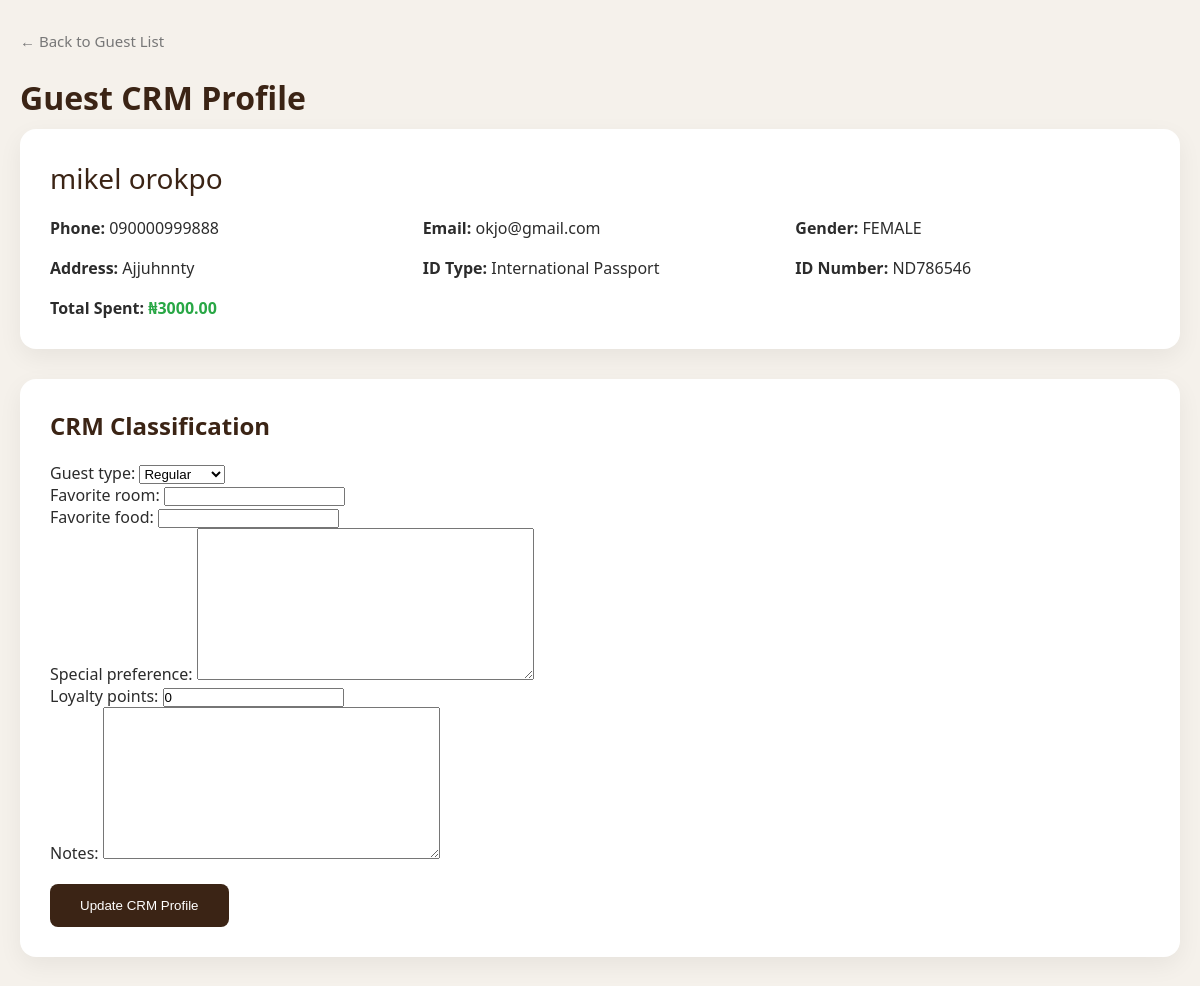
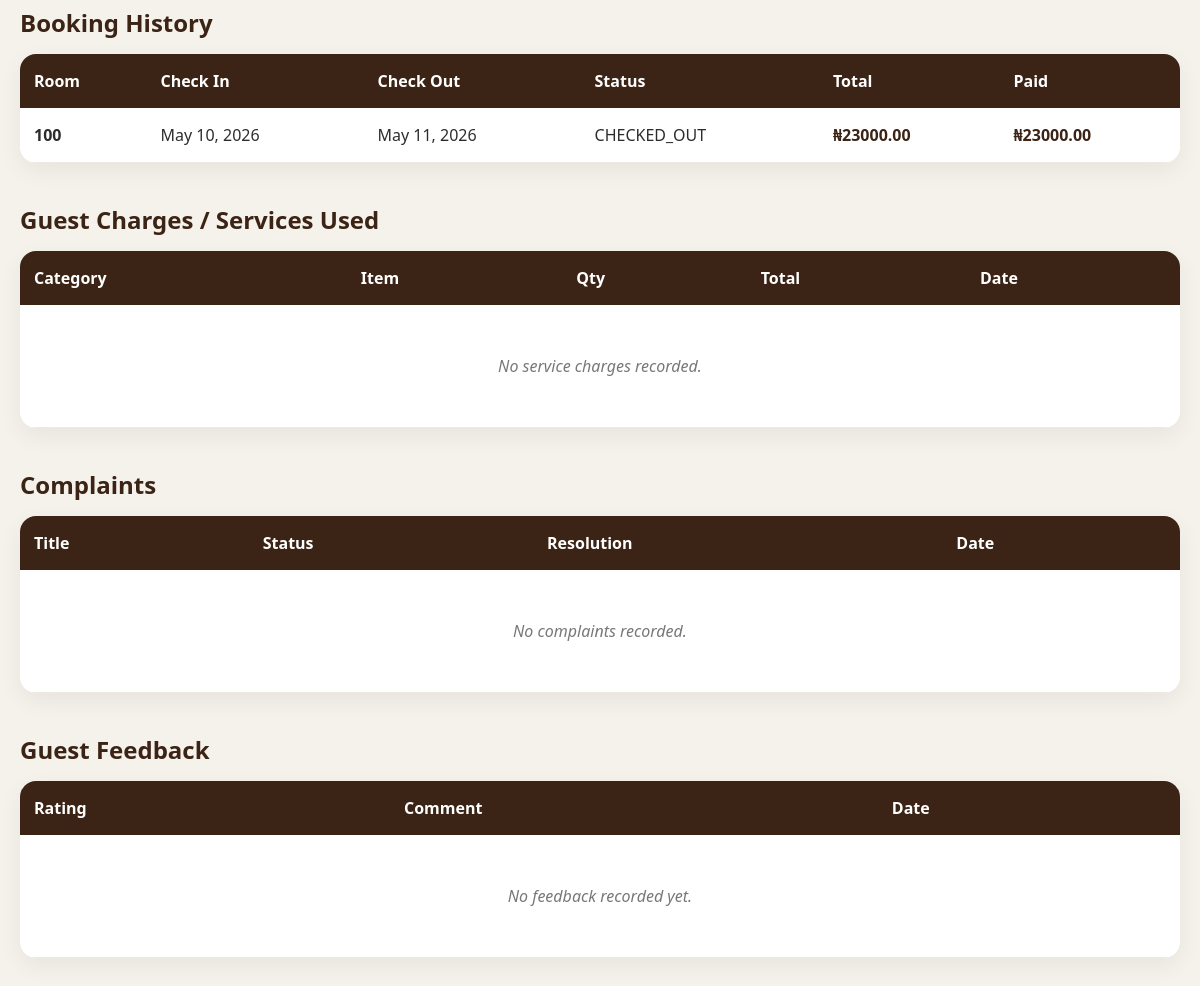
The app's page /crm/guests/3/ (signed in) with its own data (2 pictures, top to bottom).
### reception/models.py (models this page shows, shortened)
class Guest(models.Model):
    GENDER_CHOICES = [
        ('MALE', 'Male'),
        ('FEMALE', 'Female'),
        ('OTHER', 'Other'),
    ]
    full_name = models.CharField(max_length=150)
    phone = models.CharField(max_length=20)
    email = models.EmailField(blank=True)
    gender = models.CharField(max_length=10, choices=GENDER_CHOICES, blank=True)
    address = models.TextField(blank=True)
    id_type = models.CharField(max_length=100, blank=True)
    id_number = models.CharField(max_length=100, blank=True)
    created_at = models.DateTimeField(auto_now_add=True)

class Booking(models.Model):
    BOOKING_STATUS_CHOICES = [
        ('PENDING', 'Pending'),
        ('CONFIRMED', 'Confirmed'),
        ('CHECKED_IN', 'Checked In'),
        ('CHECKED_OUT', 'Checked Out'),
        ('CANCELLED', 'Cancelled'),
    ]
    guest = models.ForeignKey(Guest, on_delete=models.CASCADE, related_name='bookings')
    room = models.ForeignKey(Room, on_delete=models.SET_NULL, null=True, related_name='bookings')
    booked_by = models.ForeignKey(
        settings.AUTH_USER_MODEL,
        on_delete=models.SET_NULL,
        null=True,
        related_name='bookings_created'
    )
    check_in_date = models.DateField()
    check_out_date = models.DateField()
    number_of_guests = models.PositiveIntegerField(default=1)
    status = models.CharField(max_length=20, choices=BOOKING_STATUS_CHOICES, default='PENDING')
    total_amount = models.DecimalField(max_digits=12, decimal_places=2, default=0)
    amount_paid = models.DecimalField(max_digits=12, decimal_places=2, default=0)
    note = models.TextField(blank=True)
    created_at = models.DateTimeField(auto_now_add=True)

class Room(models.Model):
    ROOM_TYPE_CHOICES = [
        ('STANDARD', 'Standard'),
        ('DELUXE', 'Deluxe'),
        ('EXECUTIVE', 'Executive'),
        ('SUITE', 'Suite'),
    ]
    ROOM_STATUS_CHOICES = [
        ('AVAILABLE', 'Available'),
        ('OCCUPIED', 'Occupied'),
        ('RESERVED', 'Reserved'),
        ('DIRTY', 'Dirty'),
        ('MAINTENANCE', 'Maintenance'),
    ]
    room_number = models.CharField(max_length=20, unique=True)
    room_type = models.CharField(max_length=30, choices=ROOM_TYPE_CHOICES)
    price_per_night = models.DecimalField(max_digits=12, decimal_places=2)
    status = models.CharField(max_length=20, choices=ROOM_STATUS_CHOICES, default='AVAILABLE')
    description = models.TextField(blank=True)

### crm/models.py (models this page shows, shortened)
class GuestCRMProfile(models.Model):
    GUEST_TYPE_CHOICES = [
        ('REGULAR', 'Regular'),
        ('VIP', 'VIP'),
        ('CORPORATE', 'Corporate'),
        ('BLACKLISTED', 'Blacklisted'),
    ]
    guest = models.OneToOneField(Guest, on_delete=models.CASCADE, related_name='crm_profile')
    guest_type = models.CharField(max_length=30, choices=GUEST_TYPE_CHOICES, default='REGULAR')
    favorite_room = models.CharField(max_length=50, blank=True)
    favorite_food = models.CharField(max_length=150, blank=True)
    special_preference = models.TextField(blank=True)
    loyalty_points = models.PositiveIntegerField(default=0)
    notes = models.TextField(blank=True)
    created_at = models.DateTimeField(auto_now_add=True)

### crm/views.py (the view)
# urls.py: path('guests/<int:guest_id>/', views.guest_profile_detail, name='guest_detail'),
@login_required
def guest_profile_detail(request, guest_id):
    guest = get_object_or_404(Guest, id=guest_id)
    profile, created = GuestCRMProfile.objects.get_or_create(
        guest=guest
    )
    bookings = Booking.objects.filter(guest=guest).order_by('-created_at')
    complaints = GuestComplaint.objects.filter(guest=guest).order_by('-created_at')
    feedbacks = GuestFeedback.objects.filter(guest=guest).order_by('-created_at')
    total_spent = 0
    payments = Payment.objects.filter(booking__guest=guest)
    for payment in payments:
        total_spent += payment.amount
    guest_charges = GuestCharge.objects.filter(booking__guest=guest).order_by('-created_at')
    if request.method == 'POST':
        form = GuestCRMProfileForm(request.POST, instance=profile)
        if form.is_valid():
            form.save()
            messages.success(request, 'Guest CRM profile updated successfully.')
            return redirect('crm:guest_detail', guest.id)
    else:
        form = GuestCRMProfileForm(instance=profile)
    return render(request, 'crm/guest_detail.html', {
        'guest': guest,
        'profile': profile,
        'form': form,
        'bookings': bookings,
        'complaints': complaints,
        'feedbacks': feedbacks,
        'guest_charges': guest_charges,
        'total_spent': total_spent,
    })

### crm/forms.py
class GuestCRMProfileForm(forms.ModelForm):
    class Meta:
        model = GuestCRMProfile
        fields = [
            'guest_type',
            'favorite_room',
            'favorite_food',
            'special_preference',
            'loyalty_points',
            'notes',
        ]

### templates/crm/guest_detail.html (shortened to what this page needs)
<!DOCTYPE html>
<html lang="en">
<head>
</head>
<body>
    <div class="container">
        <a href="{% url 'crm:guest_list' %}" class="back-link">← Back to Guest List</a>
        <h1>Guest CRM Profile</h1>
        <div class="guest-info">
            <div class="guest-name">{{ guest.full_name }}</div>
            <div class="info-grid">
                <div><strong>Phone:</strong> {{ guest.phone|default:"—" }}</div>
                <div><strong>Email:</strong> {{ guest.email|default:"—" }}</div>
                <div><strong>Gender:</strong> {{ guest.gender|default:"—" }}</div>
                <div><strong>Address:</strong> {{ guest.address|default:"—" }}</div>
                <div><strong>ID Type:</strong> {{ guest.id_type|default:"—" }}</div>
                <div><strong>ID Number:</strong> {{ guest.id_number|default:"—" }}</div>
                <div><strong>Total Spent:</strong> <span style="color:#28a745; font-weight:600;">₦{{ total_spent }}</span></div>
            </div>
        </div>
        <div class="crm-card">
            <h2 style="margin-bottom:20px; color:#3b2415;">CRM Classification</h2>
            <form method="POST">
                {{ form.as_p }}
                <button type="submit" style="margin-top:20px; padding:14px 30px; background:#3b2415; color:white; border:none; border-radius:8px; cursor:pointer;">
                    Update CRM Profile
                </button>
            </form>
        </div>
        <h2 class="section-title">Booking History</h2>
        <div class="table-container">
            <table>
                <thead>
                    <tr>
                        <th>Room</th>
                        <th>Check In</th>
                        <th>Check Out</th>
                        <th>Status</th>
                        <th>Total</th>
                        <th>Paid</th>
                    </tr>
                </thead>
                <tbody>
                    {% for booking in bookings %}
                    <tr>
                        <td><strong>{{ booking.room.room_number }}</strong></td>
                        <td>{{ booking.check_in_date }}</td>
                        <td>{{ booking.check_out_date }}</td>
                        <td>{{ booking.status }}</td>
                        <td class="amount">₦{{ booking.total_amount }}</td>
                        <td class="amount">₦{{ booking.amount_paid }}</td>
                    </tr>
                    {% empty %}
                    <tr><td colspan="6" class="empty-row">No booking history found.</td></tr>
                    {% endfor %}
                </tbody>
            </table>
        </div>
        <h2 class="section-title">Guest Charges / Services Used</h2>
        <div class="table-container">
            <table>
                <thead>
                    <tr>
                        <th>Category</th>
                        <th>Item</th>
                        <th>Qty</th>
                        <th>Total</th>
                        <th>Date</th>
                    </tr>
                </thead>
                <tbody>
                    {% for charge in guest_charges %}
                    <tr>
                        <td>{{ charge.category }}</td>
                        <td>{{ charge.item_name }}</td>
                        <td>{{ charge.quantity }}</td>
                        <td class="amount">₦{{ charge.total_amount }}</td>
                        <td>{{ charge.created_at }}</td>
                    </tr>
                    {% empty %}
                    <tr><td colspan="5" class="empty-row">No service charges recorded.</td></tr>
                    {% endfor %}
                </tbody>
            </table>
        </div>
        <h2 class="section-title">Complaints</h2>
        <div class="table-container">
            <table>
                <thead>
                    <tr>
                        <th>Title</th>
                        <th>Status</th>
                        <th>Resolution</th>
                        <th>Date</th>
                    </tr>
                </thead>
                <tbody>
                    {% for complaint in complaints %}
                    <tr>
                        <td>{{ complaint.title }}</td>
                        <td>{{ complaint.status }}</td>
                        <td>{{ complaint.resolution_note|default:"—" }}</td>
                        <td>{{ complaint.created_at }}</td>
                    </tr>
                    {% empty %}
                    <tr><td colspan="4" class="empty-row">No complaints recorded.</td></tr>
                    {% endfor %}
                </tbody>
            </table>
        </div>
        <h2 class="section-title">Guest Feedback</h2>
        <div class="table-container">
            <table>
                <thead>
                    <tr>
                        <th>Rating</th>
                        <th>Comment</th>
                        <th>Date</th>
                    </tr>
                </thead>
                <tbody>
                    {% for feedback in feedbacks %}
                    <tr>
                        <td><strong>{{ feedback.rating }}/5</strong></td>
                        <td>{{ feedback.comment|default:"—" }}</td>
                        <td>{{ feedback.created_at }}</td>
                    </tr>
                    {% empty %}
                    <tr><td colspan="3" class="empty-row">No feedback recorded yet.</td></tr>
                    {% endfor %}
                </tbody>
            </table>
        </div>
    </div>
</body>
</html>

### templates/crm/guest_detail.html (style rules this page uses)
* { margin: 0; padding: 0; box-sizing: border-box; }
body { font-family: "Segoe UI", Arial, sans-serif; background: #f5f1eb; color: #2c2c2c; padding: 30px 20px; min-height: 100vh; }
.container { max-width: 1300px; margin: 0 auto; }
h1 { color: #3b2415; font-size: 32px; margin-bottom: 10px; }
.back-link { color: #777; text-decoration: none; font-size: 15px; margin-bottom: 25px; display: inline-block; }
.guest-info { background: white; padding: 30px; border-radius: 16px; box-shadow: 0 8px 25px rgba(0,0,0,0.06); margin-bottom: 30px; }
.guest-name { font-size: 28px; color: #3b2415; margin-bottom: 20px; }
.info-grid { display: grid; grid-template-columns: repeat(auto-fit, minmax(280px, 1fr)); gap: 18px; }
.crm-card { background: white; padding: 30px; border-radius: 16px; box-shadow: 0 8px 25px rgba(0,0,0,0.06); margin-bottom: 30px; }
.section-title { color: #3b2415; margin: 35px 0 15px; font-size: 24px; }
.table-container { background: white; border-radius: 16px; box-shadow: 0 8px 25px rgba(0,0,0,0.06); overflow: hidden; margin-bottom: 40px; }
table { width: 100%; border-collapse: collapse; }
th { background: #3b2415; color: white; padding: 16px 14px; text-align: left; }
td { padding: 16px 14px; border-bottom: 1px solid #f0e9df; }
.amount { font-weight: 600; color: #3b2415; }
.empty-row { text-align: center; padding: 50px !important; color: #777; font-style: italic; }

### records on screen
Guest: full_name "mikel orokpo", phone "090000999888", email "okjo@gmail.com", gender "FEMALE", address "Ajjuhnnty", id_type "International Passport", id_number "ND786546"
GuestCRMProfile: guest_type "Regular", loyalty_points "0"
Booking: room.room_number "100", check_in_date "May 10, 2026", check_out_date "May 11, 2026", status "CHECKED_OUT", total_amount "23000.00", amount_paid "23000.00"

### other values on screen
{{ total_spent }} "3000.00"
